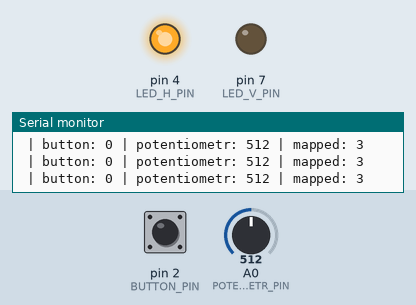
Recording of a sketch running on a simulated Arduino Uno, built with avr-gcc and run on an emulated ATmega328P. Shown: output pins drawn as LEDs (lit = HIGH), the last lines printed to the serial monitor. The test bench sets the inputs (shaded band); at power-on: pin 2 (BUTTON_PIN) LOW, A0 (POTENTIOMETR_PIN) = 512.

Above: at 1.2 s.
1.3 s: pin 2 (BUTTON_PIN) pulled HIGH for 0.15 s
At 2.1 s:
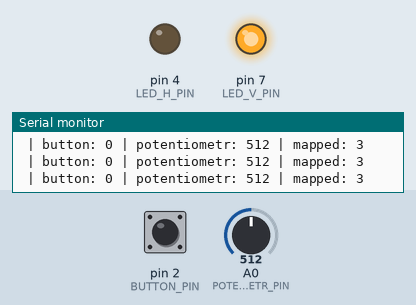
2.9 s: A0 (POTENTIOMETR_PIN) set to 109
5.9 s: A0 (POTENTIOMETR_PIN) set to 95
8.9 s: pin 2 (BUTTON_PIN) pulled HIGH for 1 s
At 9.6 s:
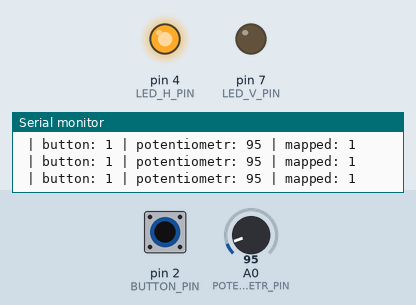
12.9 s: pin 2 (BUTTON_PIN) pulled HIGH for 3.2 s
At 14.2 s:
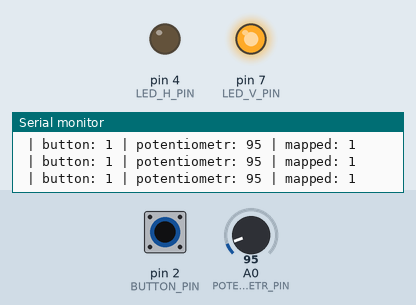
Timing chart, 0 to 15.9 s (numbered marks = the images above; inputs shaded):
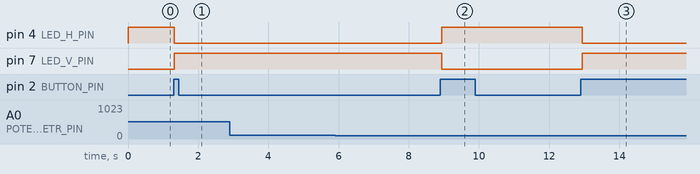

Measured:
- after the input at 1.3 s, pin 4 (LED_H_PIN): HIGH → LOW at once; pin 7 (LED_V_PIN): LOW → HIGH at once
- after the input at 8.9 s, pin 4 (LED_H_PIN): LOW → HIGH at once; pin 7 (LED_V_PIN): HIGH → LOW at once
- after the input at 12.9 s, pin 4 (LED_H_PIN): HIGH → LOW at once; pin 7 (LED_V_PIN): LOW → HIGH at once

The sketch:

03_potentiometer.ino
```cpp
#include <Arduino.h>

int LED_H_PIN = 4;
int LED_V_PIN = 7;
int BUTTON_PIN = 2;

int POTENTIOMETR_PIN = A0;

int POTENTIOMETR_LEVEL  = 3;

void setup()
{
    pinMode(LED_H_PIN, OUTPUT);
    pinMode(LED_V_PIN, OUTPUT);

    pinMode(BUTTON_PIN, INPUT);

    Serial.begin(9600);
}

int isH = true;
int wasButtonPressed = LOW;

void loop()
{
    //
    // handle button
    //
    int buttonPressed = digitalRead(BUTTON_PIN);

    Serial.print(" | button: " );
    Serial.print(buttonPressed);

    if (wasButtonPressed == LOW && buttonPressed == HIGH)
    {
        isH = !isH;
    }
    wasButtonPressed = buttonPressed;

    //
    // set led
    //
    if(isH)
    {
        digitalWrite(LED_H_PIN, HIGH);
        digitalWrite(LED_V_PIN, LOW);
    }
    else
    {
        digitalWrite(LED_V_PIN, HIGH);
        digitalWrite(LED_H_PIN, LOW);
    }

    //
    // read potentiometr
    //
    int potentiometrValue = analogRead(POTENTIOMETR_PIN);
    int mappedPotentiometrValue = map(potentiometrValue, 0, 1024, 1, POTENTIOMETR_LEVEL*2);

    Serial.print(" | potentiometr: " );
    Serial.print(potentiometrValue);
    Serial.print(" | mapped: ");
    Serial.print(mappedPotentiometrValue);

    Serial.println();
    delay(50);
}
```
